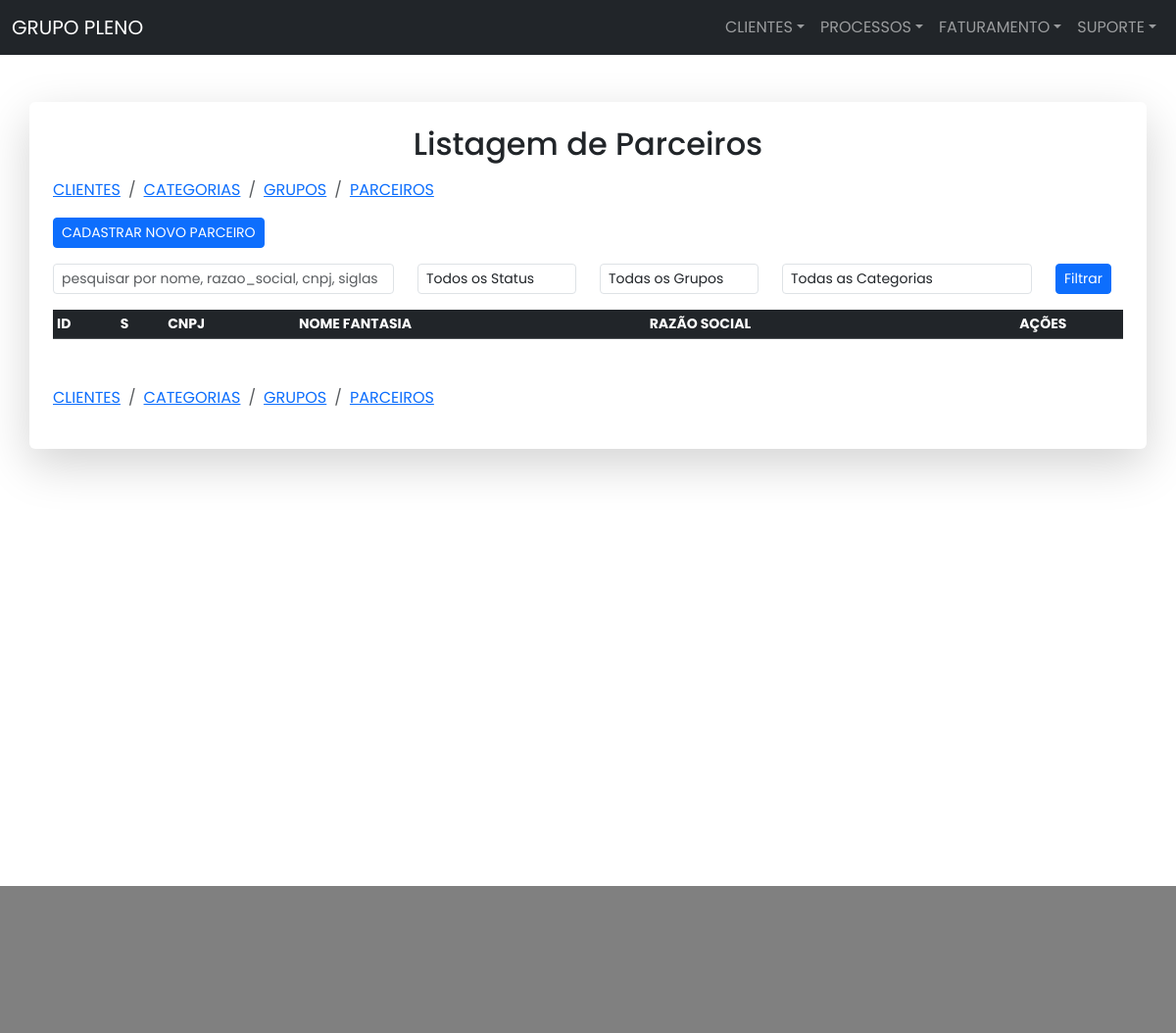
Before: /parceiros/ with the older database file.
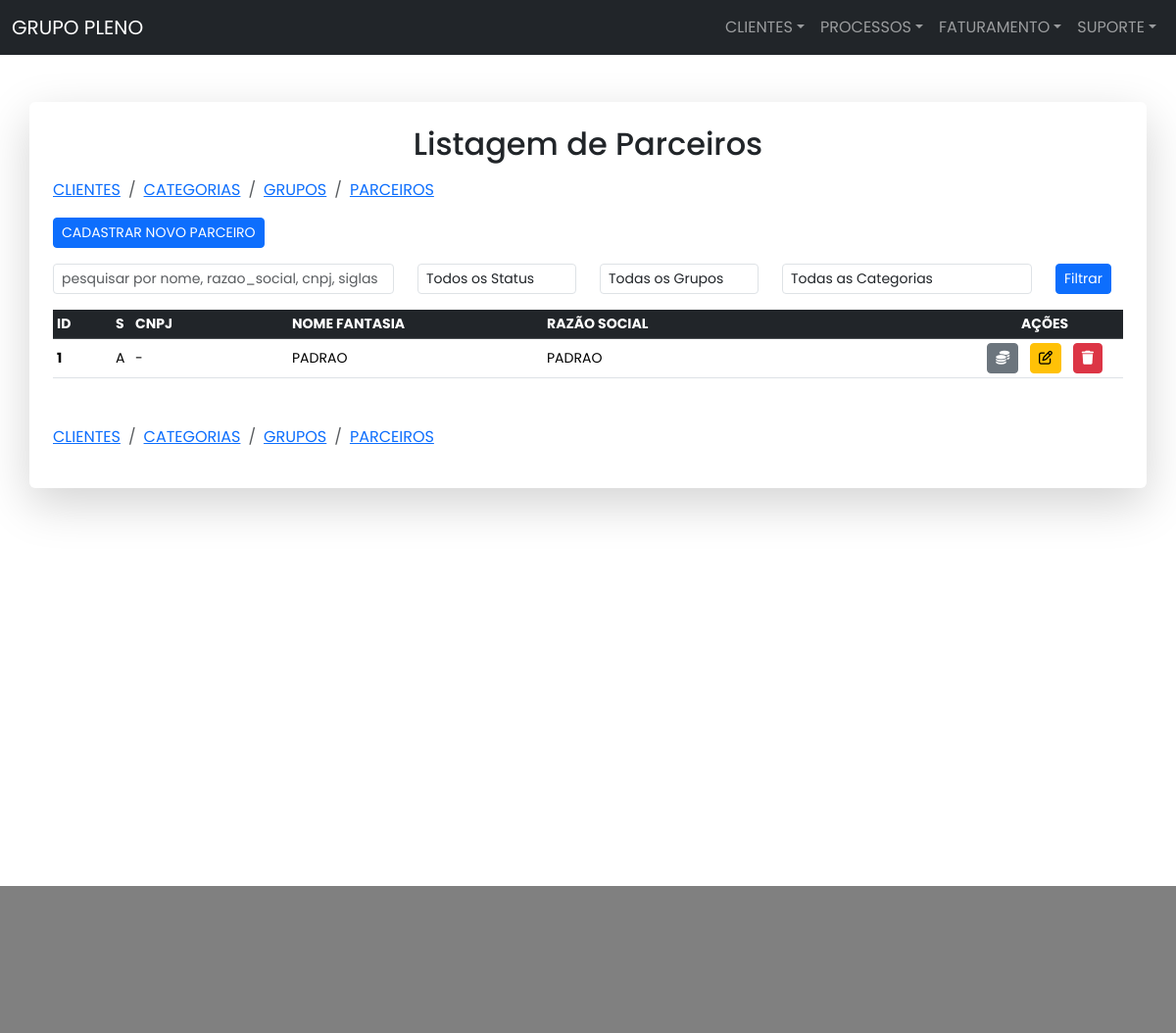
After: the same page with the newer database file.
### parceiros/models.py (models this page shows, shortened)
class Teste1Cliente(models.Model):
    STATUS_CHOICES = [
        ('A', 'ATIVO'),
        ('I', 'INATIVO'),
    ]
    nome = models.CharField(
        max_length=50, verbose_name='NOME FANTASIA', null=True, blank=True)
    razao_social = models.CharField(
        max_length=200, verbose_name='RAZÃO SOCIAL', null=True, blank=True)
    cnpj = models.CharField(
        max_length=25, verbose_name='CNPJ', null=True, blank=True)
    insc_est = models.CharField(
        max_length=25, verbose_name='INSC EST', null=True, blank=True)
    sigla_imp = models.CharField(
        max_length=5, verbose_name='SIGLA IMP', null=True, blank=True)
    sigla_exp = models.CharField(
        max_length=5, verbose_name='SIGLA EXP', null=True, blank=True)
    serv_sigla_imp = models.CharField(
        max_length=5, verbose_name='SIGLA IMP SERV', null=True, blank=True)
    serv_sigla_exp = models.CharField(
        max_length=5, verbose_name='SIGLA EXP SERV', null=True, blank=True)
    cod_interno = models.CharField(
        max_length=25, verbose_name='COD INTERNO', null=True, blank=True)
    observacoes = models.TextField(
        verbose_name='OBSERVACOES', null=True, blank=True)
    status = models.CharField(
        max_length=2, choices=STATUS_CHOICES)
    grupo = models.ForeignKey(Teste1Grupo, related_name='grupos',
                              on_delete=models.SET_NULL,
                              null=True, blank=True)
    categoria = models.ForeignKey(Teste1Categoria, related_name='categorias',
                                  on_delete=models.SET_NULL,
                                  null=True, blank=True)

### parceiros/views.py (the view, shortened to what this page needs)
# urls.py: path('parceiros/', ParceiroView.as_view(), name='parceiros'),
class ParceiroView(View):
    template_name = 'clientes/parceiros_list.html'
    def get(self, request):
        title = 'PARCEIROS'
        form = ClienteForm()
        clientes = Teste1Cliente.objects.all().order_by('nome')
        grupos = Teste1Grupo.objects.all()
        categorias = Teste1Categoria.objects.all()
        query = request.GET.get('q', '')
        status = request.GET.get('status', '')
        grupo = request.GET.get('grupo', '')
        categoria = request.GET.get('categoria', '')
        if status:
            clientes = clientes.filter(status=status)
        if grupo:
            clientes = clientes.filter(grupo__id=grupo)
        if categoria:
            clientes = clientes.filter(categoria__id=categoria)
        default_page = 1
        page = request.GET.get('page', default_page)
        clientes_per_page = 25
        paginator = Paginator(clientes, clientes_per_page)
        page_number = request.GET.get('page')
        clientes_page = paginator.get_page(page_number)
        try:
            clientes_page = paginator.page(page)
        except PageNotAnInteger:
            clientes_page = paginator.page(default_page)
        except EmptyPage:
            clientes_page = paginator.page(paginator.num_pages)
        return render(request, ParceiroView.template_name, {
            'title': title,
            'clientes': clientes_page,
            'categorias': categorias,
            'query': query,
            'status': status,
            'grupos': grupos,
            'categoria': categoria,
            'form': form
        })

### parceiros/models.py (called while the page is built)
    def __str__(self):
        return self.nome

    def __str__(self):
        return self.nome

### parceiros/templates/clientes/parceiros_list.html (shortened to what this page needs)
{% extends 'base.html' %}
{% load static %}
{% block body %}
<main class="container p-4 shadow-lg p-3 mb-5 bg-white rounded my-5">
    <h2 class="text-center mb-3">Listagem de Parceiros</h2>
    {% include 'clientes/_breadcrumb_clientes.html' %}
    <button data-bs-toggle="modal" data-bs-target="#createModal" class="btn btn-sm btn-primary btn-sm mb-3">CADASTRAR NOVO PARCEIRO</button>
    <form method="POST" class="mb-3">
        <div class="row">
            <div class="col-sm-4">
                <input type="text" name="q" class="form-control form-control-sm" autocomplete="off"
                placeholder="pesquisar por nome, razao_social, cnpj, siglas" value="{{ query }}">
            </div>
            <div class="col-sm-2">
                <select name="status" class="form-control form-control-sm">
                <option value="">Todos os Status</option>
                </select>
            </div>
            <div class="col-sm-2">
                <select name="grupo" class="form-control form-control-sm">
                    <option value="">Todas os Grupos</option>
                </select>
            </div>
            <div class="col-sm-3">
                <select name="categoria" class="form-control form-control-sm">
                    <option value="">Todas as Categorias</option>
                </select>
            </div>
            <div class="col-sm-1">
                <button type="submit" class="btn btn-primary btn-sm" name="search">Filtrar</button>
            </div>
        </div>
    </form>
    <table class="table table-responsive table-hover table-sm">
        <thead class="table-dark">
          <tr class="small text-uppercase">
            <th scope="col">ID</th>
            <th scope="col">S</th>
            <th scope="col">CNPJ</th>
            <th scope="col">Nome Fantasia</th>
            <th scope="col">Razão Social</th>
            <th class="text-center" scope="col">Ações</th>
          </tr>
        </thead>
        <tbody class="table-sm">
            {% for cliente in clientes %}
            <tr class="small">
                <th class="align-middle" style="width:60px">{{ cliente.id }}</th>
                <td class="align-middle" style="width:20px">{{ cliente.status }}</td>
                <td class="align-middle" style="width:160px">{{ cliente.cnpj }}</td>
                <td class="align-middle" style="width:260px;">{{ cliente.nome }}</td>
                <td class="align-middle">{{ cliente.razao_social }}</td>
                <td class="text-center align-middle" style="width:160px">
                    <a href="" data-bs-toggle="modal" data-bs-target="#processoModal_{{ cliente.id }}"
                        class="btn btn-sm btn-secondary px-2 mx-1"><i
                        class="fa-solid fa-coins"></i></a>
                    <a href="" data-bs-toggle="modal" data-bs-target="#updateModal_{{ cliente.id }}"
                        class="btn btn-sm btn-warning px-2 mx-1"><i
                        class="fa-regular fa-pen-to-square"></i></a>
                    <a href="" data-bs-toggle="modal" data-bs-target="#deletModal_{{ cliente.id }}"
                        class="btn btn-sm btn-danger px-2 mx-1"><i
                        class="fa-solid fa-trash"></i></a>
                </td>
            </tr>
            {% endfor %}
        </tbody>
    </table>
    {% include 'clientes/_breadcrumb_clientes.html' %}
</main>
{% endblock %}

Changed rows visible on the page:
added Teste1Cliente: id "1", status "A", cnpj "-", nome "PADRAO", razao_social "PADRAO"
